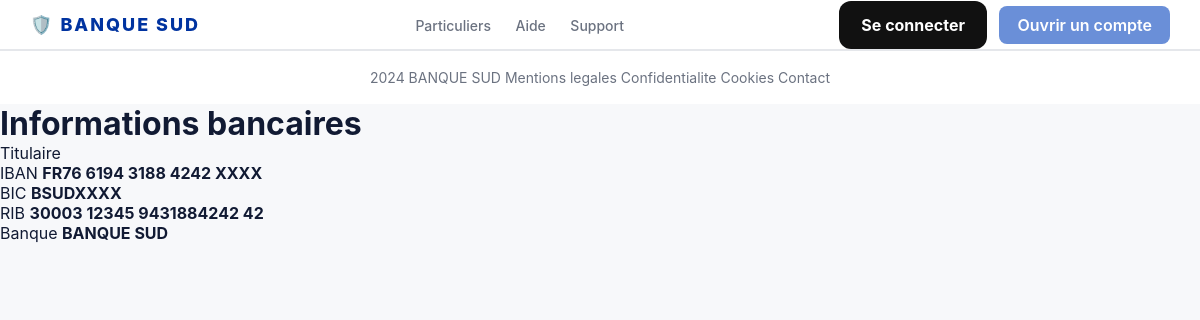
/infos_bancaires/ (signed in), run on the app's committed database.
### Banques/models.py (models this page shows, shortened)
class Compte(models.Model):
    user = models.OneToOneField(User, on_delete=models.CASCADE)
    numero_compte = models.CharField(max_length=20, unique=True) # ex: BN1234567890
    numero_carte = models.CharField(max_length=4, default="4242")
    solde = models.DecimalField(max_digits=12, decimal_places=2, default=50.00)
    epargne = models.DecimalField(max_digits=12, decimal_places=2, default=0.00)
    carte_bloquee = models.BooleanField(default=False)
    created_at = models.DateTimeField(auto_now_add=True)
    @property
    def iban(self):
        num = self.numero_compte.replace("FR", "").replace(" ", "")
        num = (num + "000000000000")[:12] # complète si trop court
        return f"FR76 {num[:4]} {num[4:8]} {num[8:12]} {num[12:16] if len(num) > 12 else 'XXXX'}"
    @property
    def bic(self):
        return "BSUDXXXX"
    @property
    def rib(self):
        compte_part = self.numero_compte[-10:].ljust(10, '0')
        return f"30003 12345 {compte_part} 42"

### Banques/views.py (the view)
# urls.py: path('infos_bancaires/', views.infos_bancaires_view, name='infos_bancaires'),
@login_required(login_url='/login/')
def infos_bancaires_view(request):
    return render(request, 'infos_bancaires.html', {
        'compte': request.user.compte
    })

### templates/infos_bancaires.html
{% extends "base.html" %}
{% block contenus %}
<div class="p-6">
    <h1 class="text-xl font-bold">Informations bancaires</h1>
    <div class="mt-6 space-y-4">
        <div class="flex justify-between"><span>Titulaire</span> <b>{{ user.get_full_name}} {{ user.last_name}}</b></div>
        <div class="flex justify-between"><span>IBAN</span> <b class="font-mono">{{ compte.iban }}</b></div>
        <div class="flex justify-between"><span>BIC</span> <b>{{compte.bic}}</b></div>
        <div class="flex justify-between"><span>RIB</span> <b class="font-mono">{{ compte.rib }}</b></div>
        <div class="flex justify-between"><span>Banque</span> <b>BANQUE SUD</B></div>
    </div>
</div>
{% endblock  %}

### static/css/style.css (style rules this page uses)
* { margin:0;padding:0;box-sizing:border-box;font-family:Inter,system-ui,sans-serif }
body { background:#f7f8fa;color:#111a33 }
body { background:#f7f8fa;color:#111a33;min-height:100vh }

### data on the page
Compte: iban "FR76 6194 3188 4242 XXXX", bic "BSUDXXXX", rib "30003 12345 9431884242 42"
